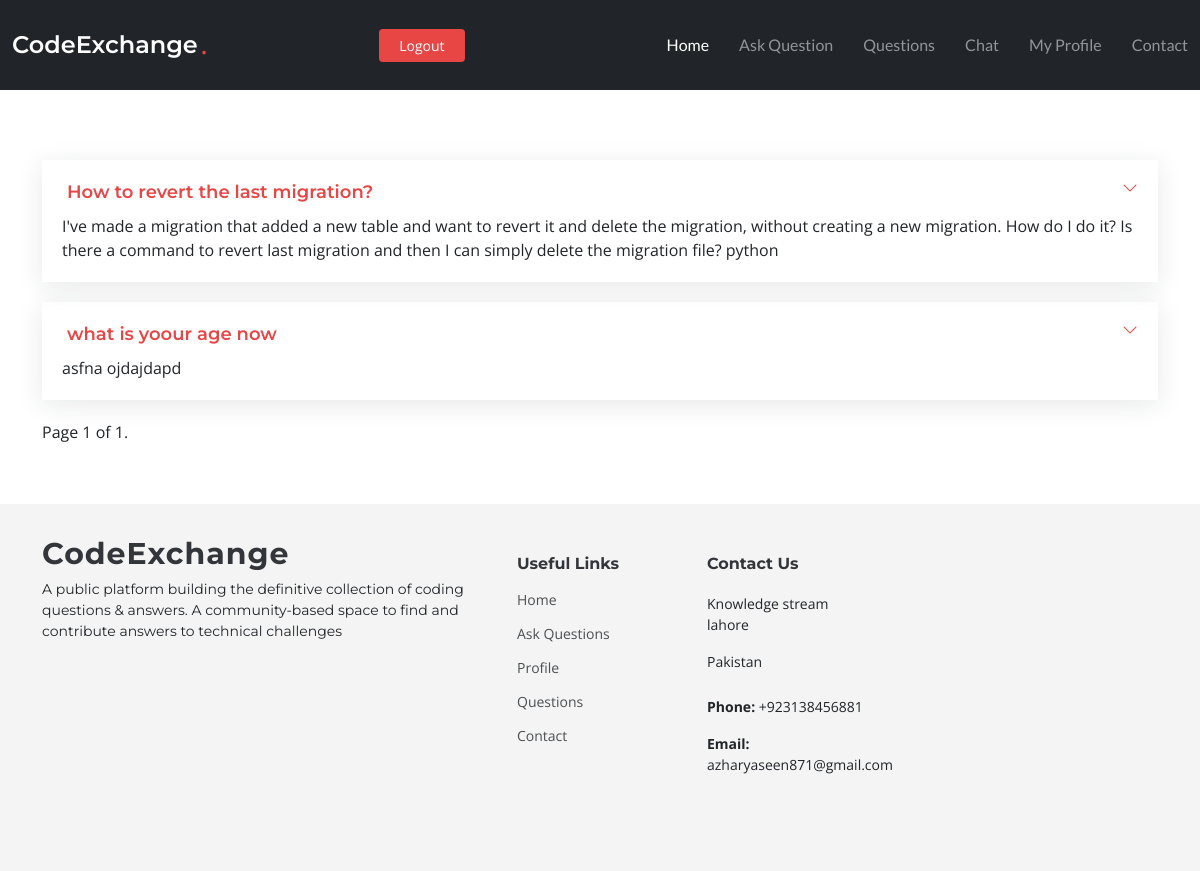
The app's page /posted_answers/2 (signed in), older data.
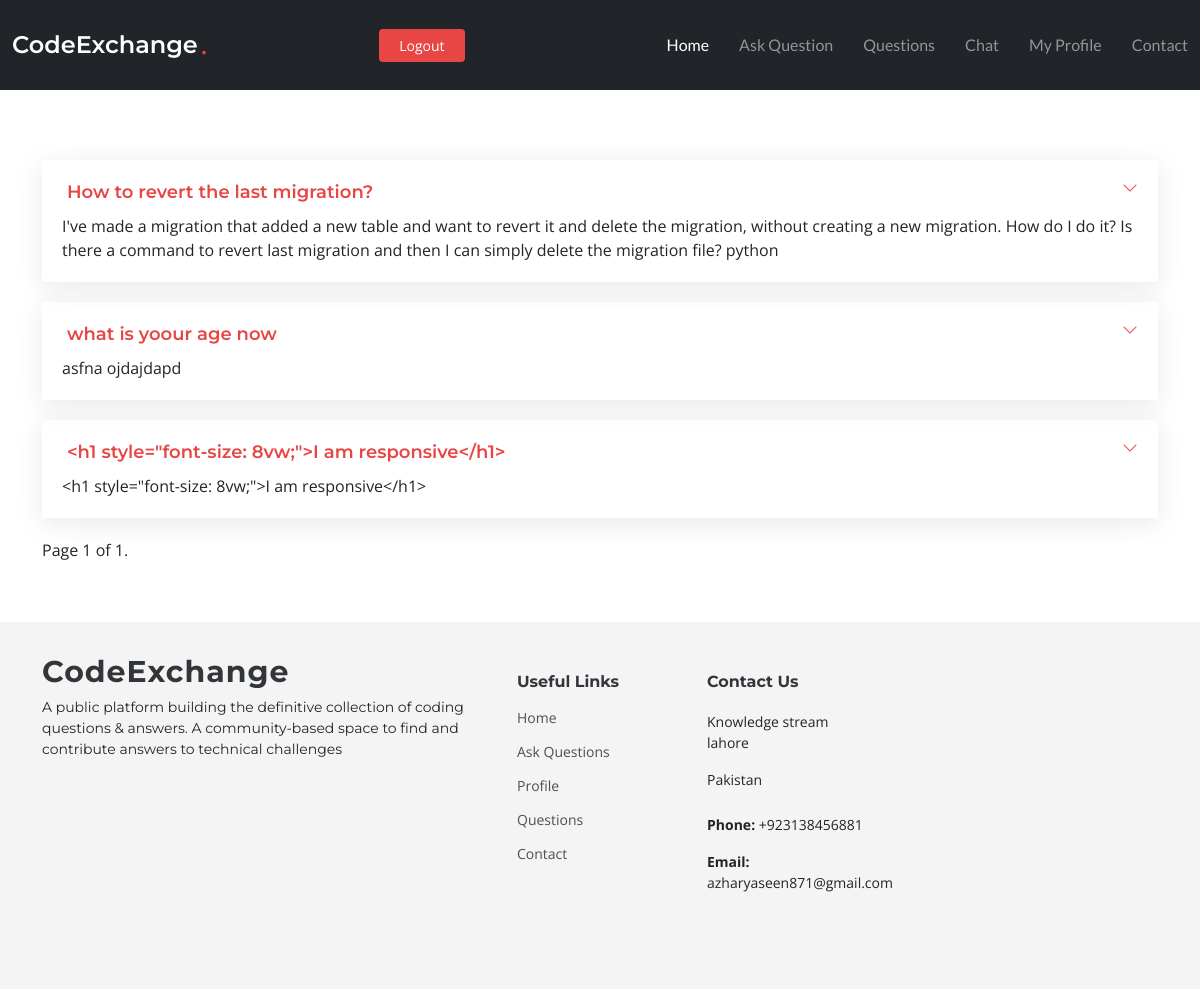
The same page, newer data.
### app/models.py (models this page shows, shortened)
class Answer(models.Model):
    question = models.ForeignKey(Questions, related_name="comment",on_delete=models.CASCADE)
    name = models.CharField(max_length=100)
    content = HTMLField()
    date_created = models.DateTimeField(default=timezone.now)

class Questions(models.Model):
    user = models.ForeignKey(User, on_delete=models.CASCADE)
    title = models.CharField(max_length=1000)
    content = HTMLField()
    likes = models.ManyToManyField(User, related_name='like')
    date_created = models.DateTimeField(default=timezone.now)
    image = models.ImageField(upload_to='question_pic', blank=True, null=True)

### app/views.py (the view)
# urls.py: path("posted_answers/<int:id>", views.posted_answers, name="posted_answers"),
@login_required(login_url='login')
def posted_answers(request,id):
    user = get_object_or_404(User, pk= id)
    answers = Answer.objects.filter(name=user)
    paginator = Paginator(answers, 5)
    page_number = request.GET.get("page")
    page_obj = paginator.get_page(page_number)
    return render(request, 'app/posted_answers.html',{'answers':answers,'page_obj': page_obj})

### app/templates/app/posted_answers.html (shortened to what this page needs)
{% extends 'base.html' %}
{% block content %}
{% if answers %}
  <body>
    <section id="faq" class="faq">
      <div class="container" style="margin-top: 100px;">
          <div class="" data-aos="fade-up" data-aos-delay="200">
            <div class="faq-container">
              {% for answers in page_obj %}
              <div class="faq-item faq-active">
                <a href="{% url 'detail' answers.question.id %}"> <h3> <span>{{ answers.question.title }}</span></h3></a>
                <div class="faq-content">
                  <p>{{ answers.question.content }}</p>
                </div>
                <i class="faq-toggle bi bi-chevron-right"></i>
              </div>
              {% endfor %}
              {% include "app/includes/paginator.html" %}
            </div>
          </div>
        </div>
    </section>
    {% else %}
    <p style="margin-top: 100px;">
        no answers posted yet...
  </p>
    {% endif %}
  </body>
  {% endblock content %}

Row changes from the older to the newer data that the page shows:
added Answer: question "<h1 style=\"font-size: 8vw;\">I am responsive</h1>", question.content "<h1 style=\"font-size: 8vw;\">I am responsive</h1>"
